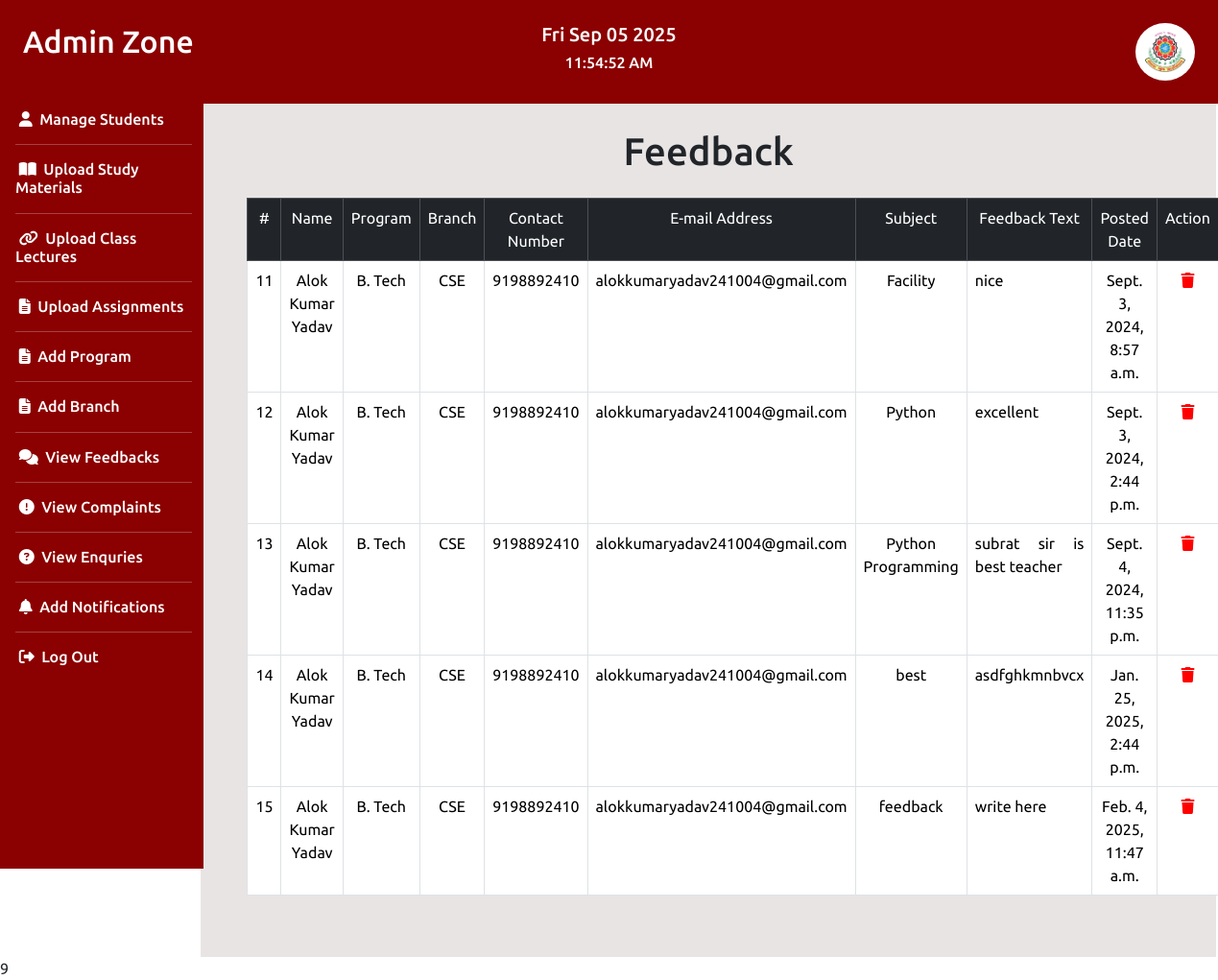
The app's page /feedbackshow (signed in) with its own data.
### egyanportal/models.py (models this page shows)
class Feedbacks(models.Model):
    name = models.CharField(max_length=200)
    program = models.CharField(max_length=200)
    branch = models.CharField(max_length=300)
    contactno = models.CharField(max_length=15)
    email = models.CharField(max_length=200)
    Subject = models.CharField(max_length=300)
    feed = models.CharField(max_length=1000)
    status = models.CharField(max_length=50)
    reqdate = models.DateTimeField()

### egyanportal/views.py (the view)
# urls.py: path('feedbackshow', feedbackshow, name='feedbackshow'),
@cache_control(no_cache=True,must_revalidate=True,no_store=True)
def feedbackshow(request):
    if 'adminid' in request.session:
        fbs = Feedbacks.objects.all()
        return render(request, 'feedbackshow.html',{'fbs':fbs})
    else:
        return redirect('homelogin')

### egyanportal/templates/feedbackshow.html (shortened to what this page needs)
<!DOCTYPE html>
{% extends 'adminzone.html' %}
{% load static %}
    {% block mainadmin %}
    <div class="row">
        <div class="col-md-12">
            <h1 class="text-center mt-3">Feedback</h1>
        </div>
    </div>
    <div class="row mt-3">
        <div class="col-md-12">
            <table class="table text-center table-bordered">
                <tr class="table-dark">
                    <td>#</td>
                    <td>Name</td>
                    <td>Program</td>
                    <td>Branch</td>
                    <td>Contact Number</td>
                    <td>E-mail Address</td>
                    <td>Subject</td>
                    <td>Feedback Text</td>
                    <td>Posted Date</td>
                    <td>Action</td>
                </tr>
                {% for i in fbs %}
                <tr>
                    <td>{{i.id}}</td>
                    <td>{{i.name}}</td>
                    <td>{{i.program}}</td>
                    <td>{{i.branch}}</td>
                    <td>{{i.contactno}}</td>
                    <td>{{i.email}}</td>
                    <td>{{i.Subject}}</td>
                    <td style="text-align: justify;">{{i.feed}}</td>
                    <td>{{i.reqdate}}</td>
                    <td>
                        <a href="{% url 'deletefeeds' i.id %}"><i class="fa-solid fa-trash" style="color: red;"></i></a>
                    </td>
                </tr>
                {% endfor %}
            </table>
        </div>
    </div>
    {% endblock %}

### records on screen
Feedbacks: id "11", name "Alok Kumar Yadav", program "B. Tech", branch "CSE", contactno "9198892410", email "alokkumaryadav241004@gmail.com", Subject "Facility", feed "nice", reqdate "Sept. 3, 2024, 8:57 a.m."
Feedbacks: id "12", name "Alok Kumar Yadav", program "B. Tech", branch "CSE", contactno "9198892410", email "alokkumaryadav241004@gmail.com", Subject "Python", feed "excellent", reqdate "Sept. 3, 2024, 2:44 p.m."
Feedbacks: id "13", name "Alok Kumar Yadav", program "B. Tech", branch "CSE", contactno "9198892410", email "alokkumaryadav241004@gmail.com", Subject "Python Programming", feed "subrat sir is best teacher", reqdate "Sept. 4, 2024, 11:35 p.m."
Feedbacks: id "14", name "Alok Kumar Yadav", program "B. Tech", branch "CSE", contactno "9198892410", email "alokkumaryadav241004@gmail.com", Subject "best", feed "asdfghkmnbvcx", reqdate "Jan. 25, 2025, 2:44 p.m."
Feedbacks: id "15", name "Alok Kumar Yadav", program "B. Tech", branch "CSE", contactno "9198892410", email "alokkumaryadav241004@gmail.com", Subject "feedback", feed "write here", reqdate "Feb. 4, 2025, 11:47 a.m."
